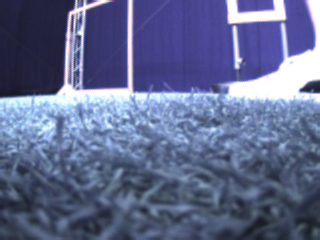
#> input picture Test_Data/11/img140.png, 320 x 240 px, found by its file name
$ python Gate_detection_proto.py
#> lines starting #> are read from the running program, lines starting #| are printed output that depends on the picture; after the words box and inside, x2 and y2 are one past the last pixel; in counts of white or black regions, pixels touching at a corner belong together
import cv2
import numpy as np
import os
import matplotlib.pyplot as plt
from random import randrange
import math

bgr = cv2.imread('Test_Data\Flight\img140.png')
#> bgr is the input picture: shape (240, 320, 3); mean B, G, R 143.1, 105.3, 96.4

# Convert the image to YUV color space
yuv = cv2.cvtColor(bgr, cv2.COLOR_BGR2YUV)
#> yuv: shape (240, 320, 3); mean of channels 0, 1, 2 106.9, 145.8, 118.7

h, w, d, = yuv.shape
#> h = 240; w = 320; d = 3

# Define the lower and upper bounds of the orange color in YUV
lower_orange = np.array([0, 0, 130])  # Adjusted lower bound of orange color in YUV
upper_orange = np.array([255, 140, 255])  # Adjusted upper bound of orange color in YUV
max_samples = 1000
sigmaL = 60

highlight_color = (255, 255, 255)  # White color for highlighting
highlighted_image = cv2.cvtColor(yuv, cv2.COLOR_YUV2BGR)  # Convert YUV to BGR for visualization


# Threshold the image to get a binary mask of the orange color
mask = cv2.inRange(yuv, lower_orange, upper_orange)
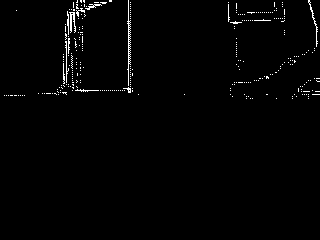
#> mask: shape (240, 320); 1.4% white in thin lines or dots, all inside (x1, y1, x2, y2) = (4, 0, 320, 99)

def isTargetColour(colour):
    if np.all(colour >= lower_orange) and np.all(colour <= upper_orange):
        return True

def searchUpDown(P0, yuv):
    x0 = P0[0]
    y0 = P0[1]
    x1 = x0
    y1 = y0
    x2 = x0
    y2 = y0
    done = False
    while done == False:
        if isTargetColour(yuv[y1-1, x1]):
            y1 = y1 - 1
        elif isTargetColour(yuv[y1-1, x1-1]):
            y1 = y1 - 1
            x1 = x1 - 1
        elif isTargetColour(yuv[y1-1, x1+1]):
            y1 = y1 - 1
            x1 = x1 + 1
        else:
            done = True
    done = False
    while done == False:
        if isTargetColour(yuv[y2+1, x2]):
            y2 = y2 + 1
        elif isTargetColour(yuv[y2+1, x2-1]):
            y2 = y2 + 1
            x2 = x2 - 1
        elif isTargetColour(yuv[y2+1, x2+1]):
            y2 = y2 + 1
            x2 = x2 + 1
        else:
            done = True
    P1 = (x1,y1)
    P2 = (x2,y2)
    return P1, P2, x1, y1


def searchLeftRight(P0, yuv):
    x0 = P0[0]
    y0 = P0[1]
    xl = x0
    yl = y0
    xr = x0
    yr = y0
    done = False
    while done == False:
        if isTargetColour(yuv[yl, xl-1]):
            xl = xl - 1
        elif isTargetColour(yuv[yl-1, xl-1]):
            yl = yl - 1
            xl = xl - 1
        elif isTargetColour(yuv[yl+1, xl-1]):
            yl = yl + 1
            xl = xl - 1
        else:
            done = True
    done = False
    while done == False:
        if isTargetColour(yuv[yr, xr+1]):
            xr = xr + 1
        elif isTargetColour(yuv[yr-1, xr+1]):
            yr = yr - 1
            xr = xr + 1
        elif isTargetColour(yuv[yr+1, xr+1]):
            yr = yr + 1
            xr = xr + 1
        else:
            done = True
    Pl = (xl, yl)
    Pr = (xr, yr)
    dist_Pl = math.dist(P0, Pl)
    dist_Pr = math.dist(P0, Pr)
    if dist_Pl > dist_Pr:
        PN = Pl
    else:
        PN = Pr
    return PN

detectedGates = []
for i in range(0, max_samples):
    #print(i)
    x0 = randrange(2, w - 3)
    y0 = randrange(4, h - 2)
    P0 = (x0,y0)
    colour0 = yuv[y0, x0]
    if isTargetColour(yuv[y0, x0]):
        #highlighted_image[y0, x0] = highlight_color
        P1, P2 = searchUpDown(P0, yuv)[:2]
        #print('P1:',P1,'P2:',P2)
        if math.dist(P1,P2) > sigmaL:
            P3 = searchLeftRight(P1, yuv)
            #print('P3:',P3)
            P4 = searchLeftRight(P2, yuv)
            #print('P4:',P4)
            if math.dist(P1,P3) > sigmaL and math.dist(P2,P4) > sigmaL: #change and to or when addding refinement filter
                detectedGate = [P1,P2,P3,P4]
                print('P1:', P1, 'P2:', P2)
                print('P3:', P3, 'P4:', P4)
                detectedGates.append(detectedGate)
#> this loop made 1000 passes
#> (colour0, P1, P2) on pass 58: ([210, 121, 139], (76, 10), (78, 16))
#> (P1, P2) on passes 119, 575, 649, 802: ((91, 6), (91, 7)), ((308, 0), (316, 46)), ((128, 87), (129, 92)), ((70, 12), (70, 32))
#> after the loop, detectedGates = []


print(detectedGates)
# Assuming you have the gates stored in the 'detected_gates' list

# Create a figure and axes for plotting
fig, ax = plt.subplots()

# Loop over the detected gates
for gate in detectedGates:
    # Extract the four corner points of the gate
    P1, P2, P3, P4 = gate

    # Create an array of points in the desired sequence
    points = np.array([P1, P2, P4, P3])

    # Draw the polygon on the image plot
    polygon = plt.Polygon(points, closed=True, edgecolor='g', facecolor='none')
    ax.add_patch(polygon)

    # Plot the pixel coordinates
    for point in points:
        ax.text(point[0], point[1], f'({point[0]}, {point[1]})', color='r')
#> this loop made 0 passes

# Display the image plot with polygons and pixel coordinates
ax.imshow(highlighted_image)
plt.show()

$ run again, with Test_Data/11/img100.png copied over Test_Data/11/img140.png
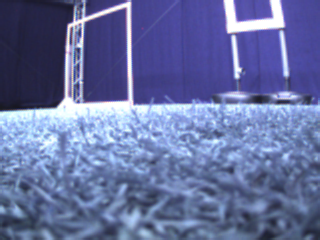
#> input picture Test_Data/11/img100.png, 320 x 240 px, found by its file name
#> bgr is the input picture: shape (240, 320, 3); mean B, G, R 160.5, 111.8, 101.7
#> yuv: shape (240, 320, 3); mean of channels 0, 1, 2 114.3, 150.7, 116.8
#> `mask = cv2.inRange(yuv, lower_orange, upper_orange)`:
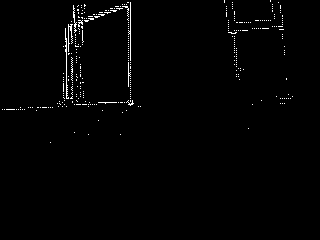
#> mask: shape (240, 320); 1.2% white in thin lines or dots, all inside (x1, y1, x2, y2) = (2, 0, 293, 143)
#> the loop `for i in range(0, max_samples):` made 1000 passes
#> (colour0, P1, P2) on pass 58: ([141, 123, 132], (78, 12), (78, 13))
#> after the loop `for i in range(0, max_samples):`: detectedGates = []

$ run again, with Test_Data/11/img115.png copied over Test_Data/11/img140.png
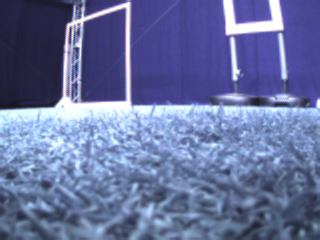
#> input picture Test_Data/11/img115.png, 320 x 240 px, found by its file name
#> bgr is the input picture: shape (240, 320, 3); mean B, G, R 159.6, 113.6, 102.8
#> yuv: shape (240, 320, 3); mean of channels 0, 1, 2 115.6, 149.7, 116.7
#> `mask = cv2.inRange(yuv, lower_orange, upper_orange)`:
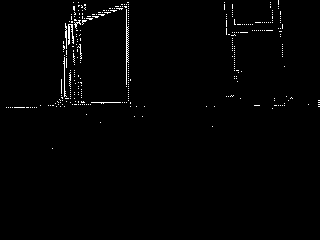
#> mask: shape (240, 320); 1.2% white in thin lines or dots, all inside (x1, y1, x2, y2) = (6, 0, 320, 149)
#> the loop `for i in range(0, max_samples):` made 1000 passes
#> (P1, P2) on passes 364, 410, 459, 485, 592: ((64, 57), (64, 96)), ((272, 16), (272, 18)), ((85, 20), (85, 21)), ((112, 10), (113, 11)), ((120, 8), (119, 9))
#> after the loop `for i in range(0, max_samples):`: detectedGates = []
